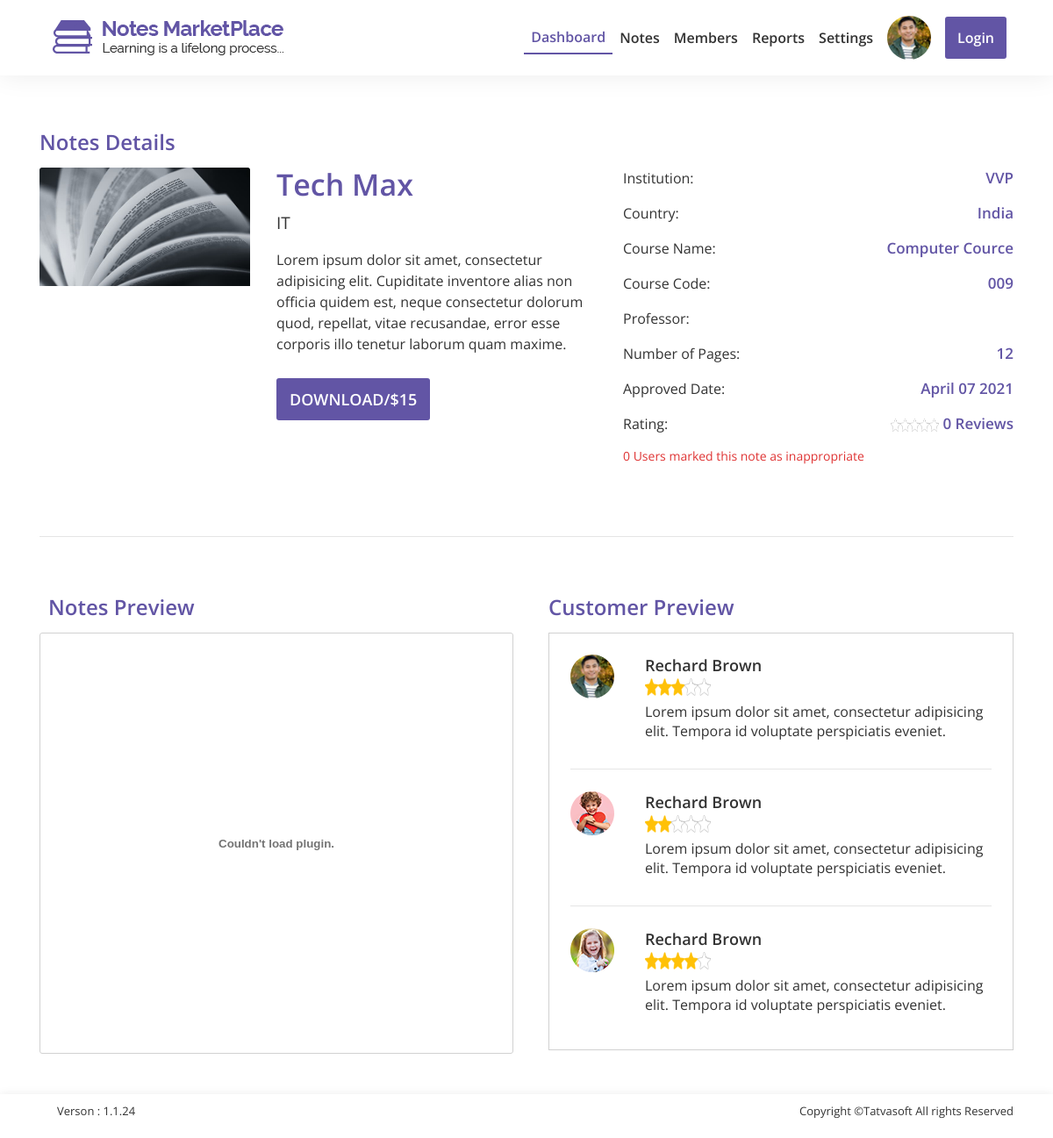
/admin/notes-detail.php?note_id=13, run on an earlier commit of the app's database.
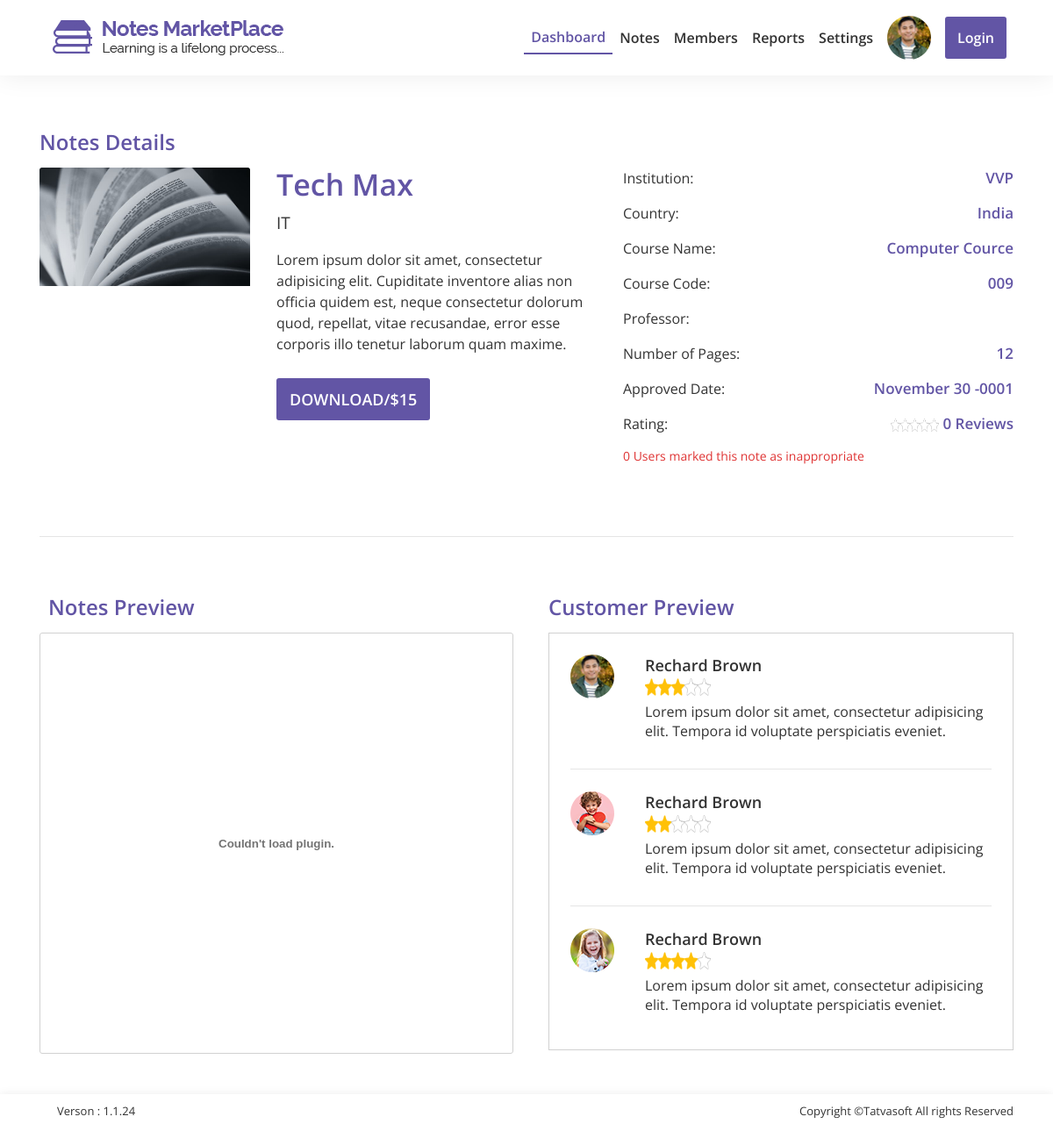
And on a later commit of the database.
### tables this page shows
CREATE TABLE `note` (
  `note_id` int(11) NOT NULL,
  `title` varchar(100) NOT NULL,
  `category_id` int(11) NOT NULL,
  `display_img` varchar(500) DEFAULT NULL,
  `note_type_id` int(11) DEFAULT NULL,
  `number_of_pages` int(11) DEFAULT NULL,
  `description` varchar(255) NOT NULL,
  `university` varchar(200) DEFAULT NULL,
  `country` varchar(100) DEFAULT NULL,
  `cource` varchar(100) DEFAULT NULL,
  `cource_code` varchar(100) DEFAULT NULL,
  `professor` varchar(100) DEFAULT NULL,
  `is_paid` bit(1) NOT NULL DEFAULT b'1',
  `price` decimal(10,0) DEFAULT NULL,
  `note_preview` varchar(255) DEFAULT NULL,
  `user_id` int(11) NOT NULL,
  `status_id` int(11) NOT NULL,
  `action_by` int(11) DEFAULT NULL,
  `admin_remark` varchar(255) DEFAULT NULL,
  `published_date` datetime DEFAULT NULL,
  `created_date` datetime DEFAULT NULL,
  `created_by` int(11) DEFAULT NULL,
  `updated_date` datetime DEFAULT NULL,
  `updated_by` int(11) DEFAULT NULL,
  `is_active` bit(2) NOT NULL DEFAULT b'1'
);

CREATE TABLE `category` (
  `category_id` int(11) NOT NULL,
  `name` varchar(100) NOT NULL,
  `description` varchar(255) NOT NULL,
  `created_date` datetime DEFAULT NULL,
  `created_by` int(11) DEFAULT NULL,
  `updated_date` datetime DEFAULT NULL,
  `updated_by` int(11) DEFAULT NULL,
  `is_active` bit(2) NOT NULL DEFAULT b'1'
);

### admin/notes-detail.php (the view, shortened to what the changed rows need)
<!DOCTYPE html>
<html lang="en">
<?php
    include "process/connection.php";
    $note_id=34;
    if( !empty( $_REQUEST['note_id'] ) )
    {
        $note_id=$_REQUEST['note_id'];
    }
    $query="SELECT note_id,note.title,note.display_img,note.number_of_pages,note.university,note.published_date, category.name,note.professor,note.cource_code,note.country,note.cource,note.note_preview FROM `note` JOIN category ON note.category_id=category.category_id WHERE note.note_id='$note_id'";
    $result=mysqli_query($conn, $query);
    $row=mysqli_fetch_assoc($result);
    $id=$row['note_id'];
?>
<head>
	<link rel="stylesheet" href="css/boostrap/bootstrap.min.css">
	<link rel="stylesheet" href="css/datatables/bootstrap.css">
	<link rel="stylesheet" href="css/datatables/dataTables.bootstrap4.min.css">
	<link rel="stylesheet" href="css/animate/animate.min.css">
	<link rel="stylesheet" href="css/style.css">
</head>
<body>
	<div class="we-wrapper">
		<section id="note-detail">
			<div class="container">
				<div id="notes-detail-tab1">
					<div class="row">
						<div class="col-md-7 col-sm-12 animated slideInLeft">
							<div class="row column1">
								<?php $img= substr($row['display_img'], 3);?>
								<div class="col"><img src="<?php echo $img; ?>" class="image-responsive"></div>
								<div class="col">
									<h3><?php echo $row['title']; ?></h3>
									<h5><?php echo $row['name']; ?></h5>
									<p>Lorem ipsum dolor sit amet, consectetur adipisicing elit. Cupiditate inventore alias non officia quidem est, neque consectetur dolorum quod, repellat, vitae recusandae, error esse corporis illo tenetur laborum quam maxime.</p>
									<?php if(isset($_SESSION["isLogin"]) ){
				                            if($_SESSION["isLogin"]=="yes"){ ?>
									<button class="add-btn" id="btn-download-note1" onclick=" window.location.href = 'process/download.php?note_id=<?php echo $id; ?>';">Download/$15</button>
									<?php }} else{ ?>
									<button class="add-btn" id="btn-download-note1" onclick=" window.location.href = 'login.php';">Download/$15</button>
									<?php } ?>
								</div>
							</div>
						</div>
						<div class="col-md-5 column2 col-sm-12  animated slideInRight">
							<p><span>Institution:</span><span class="float-right"><?php echo $row['university']; ?></span></p>
							<p><span>Country:</span><span class="float-right"><?php echo $row['country']; ?></span></p>
							<p><span>Course Name:</span><span class="float-right"><?php echo $row['cource']; ?></span></p>
							<p><span>Course Code:</span><span class="float-right"><?php echo $row['cource_code']; ?></span></p>
							<p><span>Number of Pages:</span><span class="float-right"><?php echo $row['number_of_pages']; ?></span></p>
							<?php $time=strtotime($row['published_date']);
                                          $t=date("F d Y", $time);  ?>
							<p><span>Approved Date:</span><span class="float-right"><?php echo $t; ?></span></p>
						</div>
					</div>
				</div>
			</div>
		</section>
	</div>
</body>
</html>

What changed in the data, as far as the page shows it:
changed note "Tech Max": published_date "April 07 2021" → "November 30 -0001"
